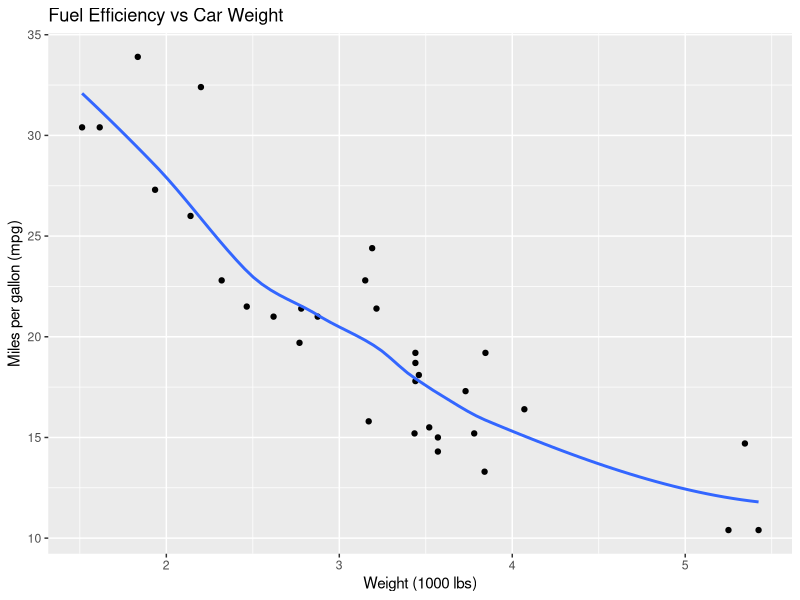

Source code (R):
## ---- chunk 1
library(ggplot2)

ggplot(mtcars, aes(x = wt, y = mpg)) +
  geom_point() +
  geom_smooth(se = FALSE) +
  labs(
    title = "Fuel Efficiency vs Car Weight",
    x = "Weight (1000 lbs)",
    y = "Miles per gallon (mpg)"
  )
